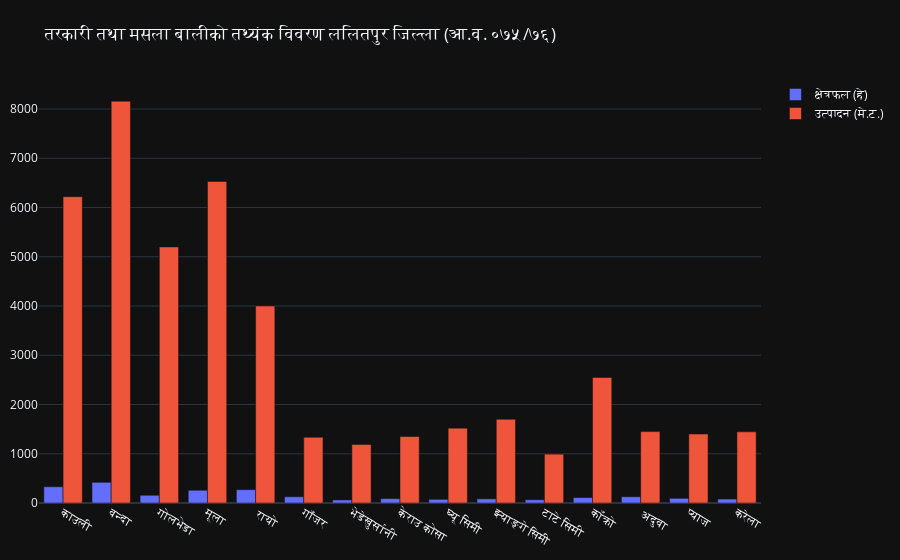

Here is the notebook cell this chart was saved with:
### Code cell
import plotly.graph_objects as go
crops=data['तरकारी बाली']
data['क्षेत्रफल (हे)'] = data['क्षेत्रफल (हे)'].astype(str).astype(float).astype(int)
data['उत्पादन (मे.ट.)'] = data['उत्पादन (मे.ट.)'].astype(str).astype(float).astype(int)

fig = go.Figure(data=[
    go.Bar(name='क्षेत्रफल (हे)', x=crops, y=data['क्षेत्रफल (हे)'][:15]),
    go.Bar(name='उत्पादन (मे.ट.)', x=crops, y=data['उत्पादन (मे.ट.)'][:15]),
])
# Change the bar mode
fig.update_layout(margin=dict(t=80, b=10, l=10, r=10),
                  barmode='group',
                  title = 'तरकारी तथा मसला बालीको तथ्यंक विवरण ललितपुर जिल्ला (आ.व. ०७५/७६)',
                 template='plotly_dark')
fig.show()

### Figure 1 — Plotly figure (JSON) as saved in the notebook; plotly's stock layout.template omitted (floating-point values rounded to 4 significant figures)
{"data": [{"name": "क्षेत्रफल (हे)", "type": "bar", "x": ["काउली", "वन्दा", "गोलभेडा", "मूला", " रायो", "गाँजर", "भेडेखुर्सानी", "केराउ कोसा", "घ्यू सिमी", "झ्याङ्गे सिमी", "टाटे सिमी", "काँक्रो", " अदुवा", "प्याज", "करेला", "अकबरे खुर्सानी", "हरियो खुर्सानी", "भिण्डी", "भाण्टा", "फर्सी", "कूरिलो", "जुकिनी", "घिरौला", "पाटे घिरौला ", "चिचिण्डो", "लैका", "बरेला", "स्कुस", "धनियाँको साग", "पालुङ्गो", "चम्सुर", "पिंडालु", "तरुल", "बोडी", "अलैची", "लसुन", "बेसार ", "खुर्सानी (सुकेको)", "धनिँया (दाना)", "व्रोकाउली", "सलगम", "बकुल्ला", "तने बोडी", "रुखभेडा"], "y": [330, 420, 157, 259, 270, 127, 62, 89, 75, 84, 66, 110, 127, 95, 80]}, {"name": "उत्पादन (मे.ट.)", "type": "bar", "x": ["काउली", "वन्दा", "गोलभेडा", "मूला", " रायो", "गाँजर", "भेडेखुर्सानी", "केराउ कोसा", "घ्यू सिमी", "झ्याङ्गे सिमी", "टाटे सिमी", "काँक्रो", " अदुवा", "प्याज", "करेला", "अकबरे खुर्सानी", "हरियो खुर्सानी", "भिण्डी", "भाण्टा", "फर्सी", "कूरिलो", "जुकिनी", "घिरौला", "पाटे घिरौला ", "चिचिण्डो", "लैका", "बरेला", "स्कुस", "धनियाँको साग", "पालुङ्गो", "चम्सुर", "पिंडालु", "तरुल", "बोडी", "अलैची", "लसुन", "बेसार ", "खुर्सानी (सुकेको)", "धनिँया (दाना)", "व्रोकाउली", "सलगम", "बकुल्ला", "तने बोडी", "रुखभेडा"], "y": [6220, 8160, 5200, 6530, 4000, 1334, 1189, 1350, 1520, 1700, 992, 2550, 1450, 1400, 1445]}], "layout": {"barmode": "group", "margin": {"b": 10, "l": 10, "r": 10, "t": 80}, "title": {"text": "तरकारी तथा मसला बालीको तथ्यंक विवरण ललितपुर जिल्ला (आ.व. ०७५/७६)"}}}
